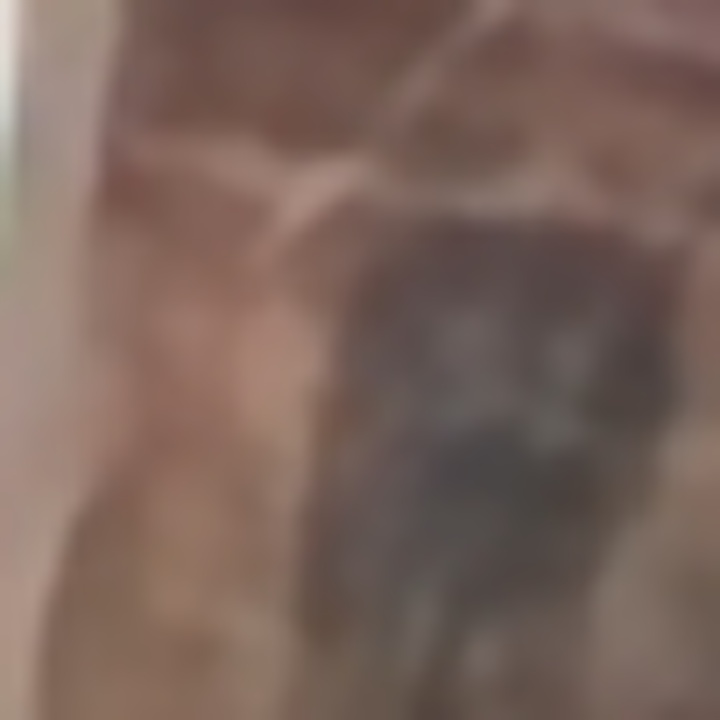
#> input picture DATA/Daniel/rostro_0.jpg, 720 x 720 px, found by its file name; its folder holds only this picture in this run
$ python entrenamiento.py
#> lines starting #> are read from the running program, lines starting #| are printed output that depends on the picture
import cv2
import os
import numpy as np

dataPath = 'F:/Git/Proyecto_Sistemas_Operativos/DATA'

peopleList = os.listdir(dataPath)
print(peopleList)

labels = []
facesData = []
label = 0

for nameDir in peopleList:
    personPath = dataPath + '/'+nameDir
    print('leyendo imagenes....')

    for fileName in os.listdir(personPath):
        #print('Rostros: ', nameDir +'/'+fileName)
        labels.append(label)

        facesData.append(cv2.imread(personPath +'/'+fileName,0))
        image = cv2.imread(personPath + '/'+fileName,0)
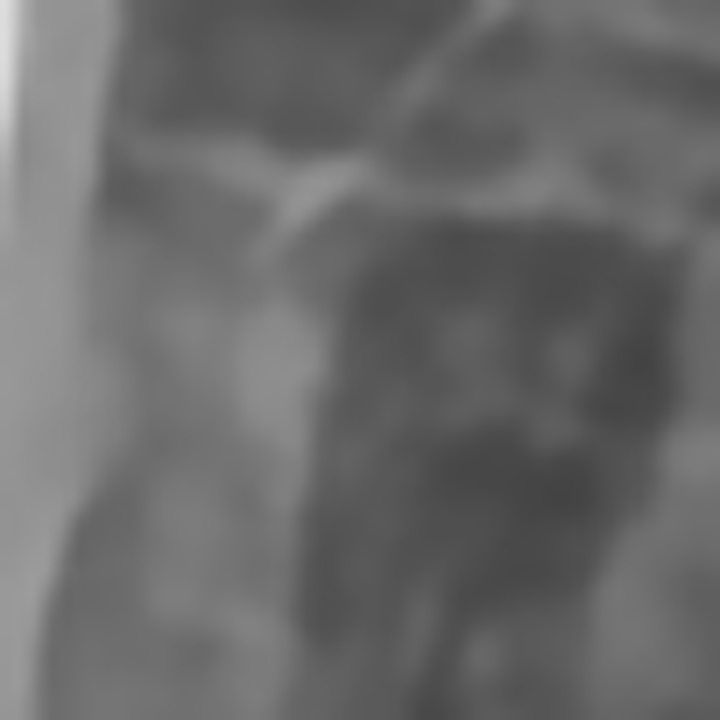
#> image: shape (720, 720); min 66, max 222, mean 105.5

        #cv2.imshow('image',image)
        #cv2.waitKey(10)
    label= label +1
#> pass 2 of the loop `for nameDir in peopleList:`:
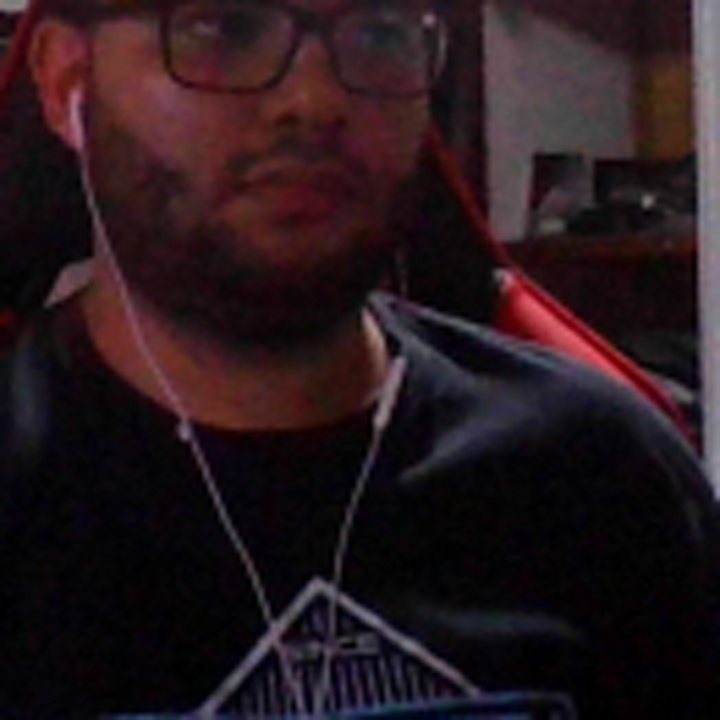
#> input picture DATA/Josue/rostro_0.jpg, 720 x 720 px, found by its file name
#> `image = cv2.imread(personPath + '/'+fileName,0)`:
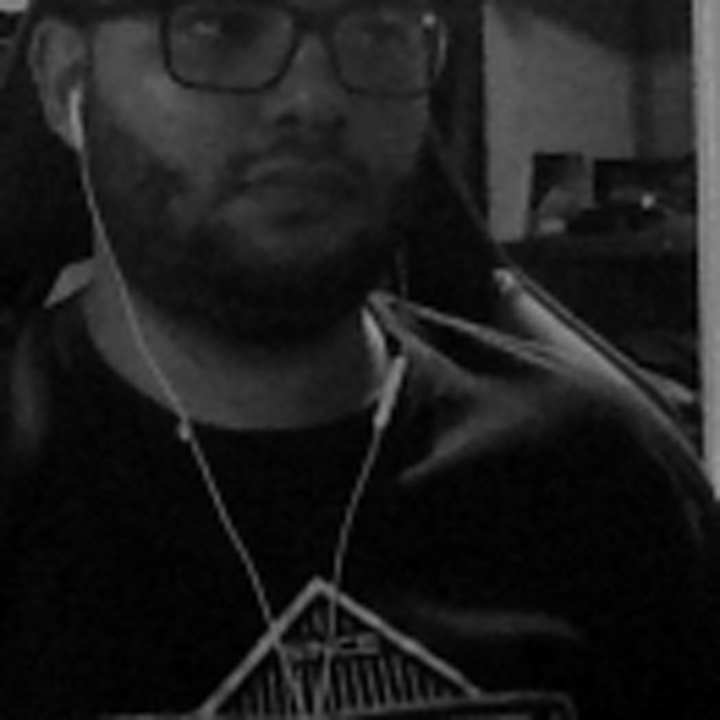
#> image: shape (720, 720); min 0, max 153, mean 28.8

# [5 lines of commented-out code are left out]

face_recognizer = cv2.face.LBPHFaceRecognizer.create()
print("entrenando----")
face_recognizer.train(facesData,np.array(labels))
face_recognizer.write('ModeloFaceFrontalData.xml')
print("Modelo Guardado")
